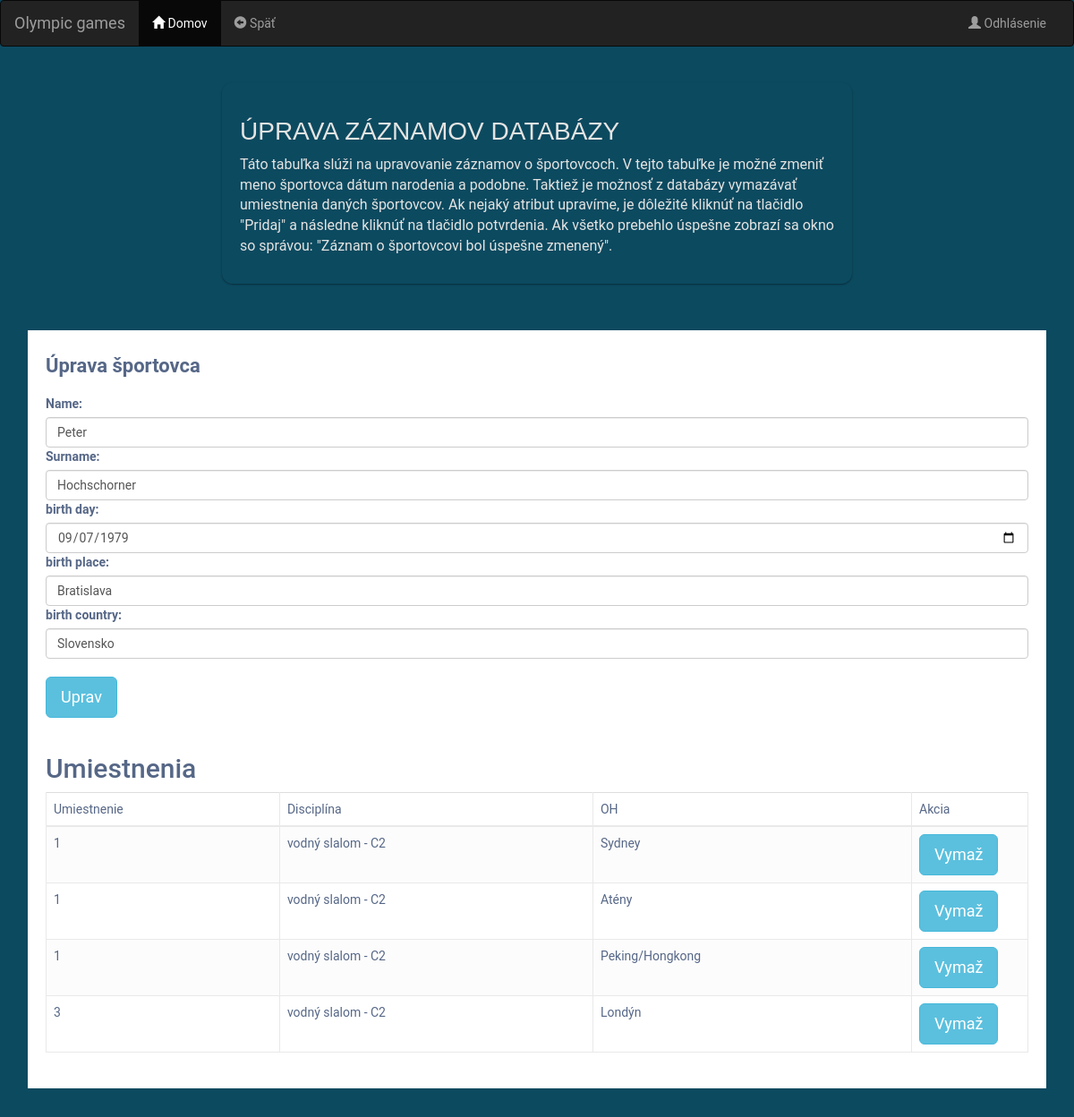
/editPerson.php?id=1, run on the app's committed database.
### tables this page shows
CREATE TABLE `person` (
  `id` int UNSIGNED NOT NULL,
  `name` varchar(100) NOT NULL,
  `surname` varchar(100) NOT NULL,
  `birth_day` date NOT NULL,
  `birth_place` varchar(100) NOT NULL,
  `birth_country` varchar(100) NOT NULL,
  `death_day` date DEFAULT NULL,
  `death_place` varchar(100) DEFAULT NULL,
  `death_country` varchar(100) DEFAULT NULL
);

CREATE TABLE `placement` (
  `id` int UNSIGNED NOT NULL,
  `person_id` int UNSIGNED NOT NULL,
  `game_id` int UNSIGNED NOT NULL,
  `placing` smallint UNSIGNED NOT NULL,
  `discipline` varchar(200) NOT NULL
);

CREATE TABLE `game` (
  `id` int UNSIGNED NOT NULL,
  `type` varchar(10) NOT NULL,
  `year` smallint NOT NULL,
  `game_order` tinyint UNSIGNED NOT NULL,
  `city` varchar(100) NOT NULL,
  `country` varchar(100) NOT NULL
);

### editPerson.php (the view, shortened to what this page needs)
<?php
try {
    $db = new PDO("mysql:host=$hostname;dbname=$dbname", $username, $password);
    $db->setAttribute(PDO::ATTR_ERRMODE, PDO::ERRMODE_EXCEPTION);
    $query = "SELECT * FROM person where id=?";
    $stmt = $db->prepare($query);
    $stmt->execute([$_GET['id']]);
    $person = $stmt->fetch(PDO::FETCH_ASSOC);
    $query = "select placement.*, game.city from placement join game on placement.game_id = game.id where placement.person_id=?";
    $stmt = $db->prepare($query);
    $stmt->execute([$_GET['id']]);
    $placements = $stmt->fetchAll(PDO::FETCH_ASSOC);
} catch (PDOException $e) {
    echo "Connection failed: " . $e->getMessage();
}
try {
  $db1 = new PDO("mysql:host=$hostname;dbname=$dbname", $username, $password);
  $db1->setAttribute(PDO::ATTR_ERRMODE, PDO::ERRMODE_EXCEPTION);
  $query1 = "SELECT * FROM person where id=?";;
  $stmt1 = $db1->prepare($query1);
  $stmt1->execute([$_GET['id']]);
  $persons1 = $stmt1->fetchAll(PDO::FETCH_ASSOC);
} catch (PDOException $e) {
  echo "Connection failed: " . $e->getMessage();
}
?>
<!DOCTYPE html>
<html lang="en">
<head>
<link rel="stylesheet" href="https://maxcdn.bootstrapcdn.com/font-awesome/4.7.0/css/font-awesome.min.css">
<link rel="stylesheet" href="https://maxcdn.bootstrapcdn.com/bootstrap/3.3.7/css/bootstrap.min.css">
<link rel="stylesheet" href="styl.css">
<nav class="navbar navbar-inverse">
  <div class="container-fluid">
    <div class="navbar-header">
      <a class="navbar-brand" href="#">Olympic games</a>
    </div>
    <div class="collapse navbar-collapse" id="myNavbar">
      <ul class="nav navbar-nav">
        <li class="active"><a href="index.php"><span class="glyphicon glyphicon-home"></span> Domov</a></li>
        <li><a href="restricted.php"><span class="glyphicon glyphicon-circle-arrow-left"></span> Späť</a></li>
      </ul>
      <ul class="nav navbar-nav navbar-right">
        <li><a href="logout.php"><span class="glyphicon glyphicon-user"></span> Odhlásenie</a></li>
      </ul>
    </div>
  </div>
</nav>
</head>
<body>
  <section class="karty">
    <div class="column card-style">
      <div class="card-text">
        <h3>Úprava záznamov databázy</h3>
        <p class="ellipsis">
          Táto tabuľka slúži na upravovanie záznamov o športovcoch. V tejto tabuľke je možné zmeniť meno športovca dátum narodenia a podobne. Taktiež je možnosť z databázy
          vymazávať umiestnenia daných športovcov. Ak nejaký atribut upravíme, je dôležité kliknúť na tlačidlo "Pridaj" a následne kliknúť na tlačidlo potvrdenia. Ak všetko prebehlo
          úspešne zobrazí sa okno so správou: "Záznam o športovcovi bol úspešne zmenený".
        </p>
      </div>
    </div>
  </section>
    <div class="container-md">
<div class="container">
        <div class="table-responsive">
            <div class="table-wrapper">
                <div class="table-title">
                    <div class="row">
                        <div class="col-sm-8"><h2><b>Úprava športovca</b></h2></div>
                        <div class="col-sm-4">
                        <div class="col-sm-4">
                        </div>
                        </div>
                    </div>
                </div>
        <form action="#" id="alert" method="post">
            <div class="mb-3">
                <label for="InputName" class="form-label">Name:</label>
                <input type="text" name="name" class="form-control" id="InputName" value="<?php echo $person['name']; ?>" required>
            </div>
            <div class="mb-3">
                <label for="InputSurname" class="form-label">Surname:</label>
                <input type="text" name="surname" class="form-control" id="InputSurname" value="<?php echo $person['surname']; ?>" required>
            </div>
            <div class="mb-3">
                <label for="InputDate" class="form-label">birth day:</label>
                <input type="date" name="birth_day" class="form-control" id="InputDate" value="<?php echo $person['birth_day']; ?>" required>
            </div>
            <div class="mb-3">
                <label for="InputbrPlace" class="form-label">birth place:</label>
                <input type="text" name="birth_place" class="form-control" id="InputBrPlace" value="<?php echo $person['birth_place']; ?>" required>
            </div>
            <div class="mb-3">
                <label for="InputBrCountry" class="form-label">birth country:</label>
                <input type="text" name="birth_country" class="form-control" id="InputBrCountry" value="<?php echo $person['birth_country']; ?>" required>
            </div>
            <br>
            <button   type="submit"  class="btn btn-info btn-lg">Uprav</button>
        </form>
<br>
        <h2>Umiestnenia</h2>
        <table id ="myTable" class="table table-striped table-hover table-bordered">
            <thead>
                <tr>
                    <td>Umiestnenie</td>
                    <td>Disciplína</td>
                    <td>OH</td>
                    <td>Akcia</td>
                </tr>
            </thead>
            <tbody>
                <?php
                foreach ($placements as $placement) {
                    echo '<tr><td>' . $placement['placing'] . '</td><td>' . $placement['discipline'] . '</td><td>' . $placement['city'] . '</td><td>';
                    echo '<form action="#" id="alert1" method="post"><input type="hidden" name="del_placement_id" value="' . $placement['id'] . '"><button type="submit" class="btn btn-info btn-lg">Vymaž</button></form>';
                    echo '</td></tr>';
                }
                ?>
    </div>
</body>
</html>

### styl.css (style rules this page uses)
body { color: #566787; background-color: #0C4A60 ; font-family: 'Roboto', sans-serif; }
.table-responsive { margin: 30px 0; }
.table-wrapper { width:100%; min-width: 500px; background: #fff; padding: 20px; box-shadow: 0 1px 1px rgba(0,0,0,0.8); }
.table-title { padding-bottom: 10px; margin: 0 0 10px; }
.table-title h2 { margin: 8px 0 0; font-size: 22px; }
table.table tr th, table.table tr td { border-color: #e9e9e9; }
table.table-striped tbody tr:nth-of-type(odd) { background-color: #fcfcfc; }
table.table td:last-child { width: 130px; }
.container { padding: 2px 16px; }

### editPerson.php (style rules this page uses)
body { background-color: #0C4A60 ; ; color: #566787; font-family: 'Roboto', sans-serif; }
section { display: flex; flex-flow: row wrap; margin-left: 19%; margin-right: 19%; }
P { overflow: hidden; text-overflow: ellipsis; font-size: 16px; }
H3 { font-family: "IBM Plex Sans", sans-serif; font-weight: 100; text-transform: uppercase; font-size: 28px; }
.column { box-sizing: border-box; flex: 1 100%; justify-content: space-evenly; margin: 20px; }
.card-style { border-radius: 12px; border-image-slice: 1; box-shadow: 0px 1px 2px 0px rgba(0, 0, 0, 0.4); transition: all 0.25s linear; }
.card-text { padding: 20px; }
.karty { color: #e5e4e2 ; }

### data on the page
person: name "Peter", surname "Hochschorner", birth_day "09/07/1979", birth_place "Bratislava", birth_country "Slovensko"
placement: placing "1", discipline "vodný slalom - C2", game.city "Sydney"
placement: placing "1", discipline "vodný slalom - C2", game.city "Atény"
placement: placing "1", discipline "vodný slalom - C2", game.city "Peking/Hongkong"
placement: placing "3", discipline "vodný slalom - C2", game.city "Londýn"
